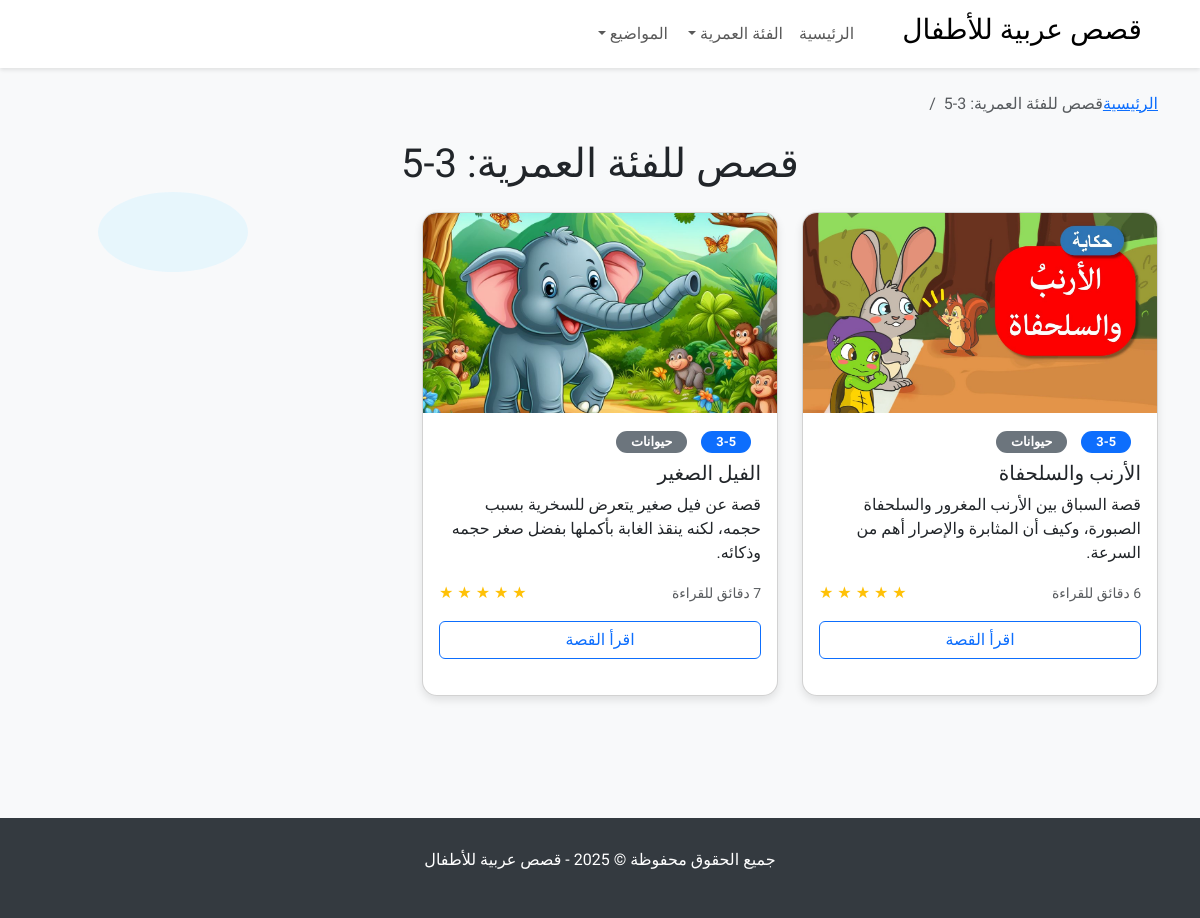
The page /age-group/3-5/ on the database its author committed.
### stories/models.py (models this page shows, shortened)
class Story(models.Model):
    title = models.CharField(max_length=100)
    content = models.TextField()
    summary = models.TextField()
    image_url = models.CharField(max_length=255)
    age_group = models.CharField(max_length=10)
    reading_time = models.IntegerField()
    theme = models.CharField(max_length=50)
    is_featured = models.BooleanField(default=False)
    rating = models.IntegerField()
    created_at = models.DateTimeField(auto_now_add=True)
    class Meta:
        ordering = ['-created_at']

### stories/views.py (the view)
# urls.py: path('age-group/<str:age_group>/', views.stories_by_age_group, name='stories_by_age_group'),
def stories_by_age_group(request, age_group):
    stories = Story.objects.filter(age_group=age_group)
    return render(request, 'stories/filtered_stories.html', {
        'stories': stories,
        'filter_type': 'age_group',
        'filter_value': age_group
    })

### stories/templates/stories/filtered_stories.html (shortened to what this page needs)
{% extends 'stories/base.html' %}
{% block content %}
<div class="position-relative">
    <div class="cloud cloud-left">
        <svg width="150" height="80" viewBox="0 0 150 80" fill="none" xmlns="http://www.w3.org/2000/svg">
            <path d="M75 80C116.421 80 150 62.0914 150 40C150 17.9086 116.421 0 75 0C33.5786 0 0 17.9086 0 40C0 62.0914 33.5786 80 75 80Z" fill="#E1F5FE"/>
        </svg>
    </div>
    <div class="cloud cloud-right">
    </div>
    <div class="mb-5">
        <nav aria-label="breadcrumb" class="mb-4">
            <ol class="breadcrumb">
                <li class="breadcrumb-item"><a href="{% url 'stories:home' %}">الرئيسية</a></li>
                <li class="breadcrumb-item active" aria-current="page">
                    {% if filter_type == 'age_group' %}
                        قصص للفئة العمرية: {{ filter_value }}
                    {% else %}
                        قصص بموضوع: {{ filter_value }}
                    {% endif %}
                </li>
            </ol>
        </nav>
        <h1 class="text-center mb-4">
            {% if filter_type == 'age_group' %}
                قصص للفئة العمرية: {{ filter_value }}
            {% else %}
                قصص بموضوع: {{ filter_value }}
            {% endif %}
        </h1>
        <div class="row">
            {% for story in stories %}
                <div class="col-md-6 col-lg-4">
                    <div class="card story-card h-100">
                        <img src="{{ story.image_url }}" class="card-img-top story-img" alt="{{ story.title }}">
                        <div class="card-body">
                            <span class="badge bg-primary age-badge">{{ story.age_group }}</span>
                            <span class="badge bg-secondary age-badge">{{ story.theme }}</span>
                            <h5 class="card-title mt-2">{{ story.title }}</h5>
                            <p class="card-text">{{ story.summary|truncatechars:100 }}</p>
                            <div class="d-flex justify-content-between align-items-center">
                                <small class="text-muted">{{ story.reading_time }} دقائق للقراءة</small>
                                <div>
                                    {% for i in "12345" %}
                                        {% if forloop.counter <= story.rating %}
                                            <span class="text-warning">★</span>
                                        {% else %}
                                            <span class="text-muted">★</span>
                                        {% endif %}
                                    {% endfor %}
                                </div>
                            </div>
                            <a href="{% url 'stories:story_detail' story.id %}" class="btn btn-outline-primary w-100 mt-3">اقرأ القصة</a>
                        </div>
                    </div>
                </div>
            {% empty %}
                <div class="col-12 text-center">
                    <div class="alert alert-info">
                        لا توجد قصص متاحة حالياً
                    </div>
                </div>
            {% endfor %}
        </div>
    </div>
</div>
{% endblock %}

### stories/templates/stories/base.html (style rules this page uses)
body { font-family: 'Tajawal', sans-serif; background-color: #f8f9fa; }
.story-card { border-radius: 15px; overflow: hidden; transition: transform 0.3s; margin-bottom: 20px; box-shadow: 0 4px 8px rgba(0,0,0,0.1); }
.story-img { height: 200px; object-fit: cover; }
.age-badge { border-radius: 20px; padding: 5px 15px; font-size: 0.8rem; margin-right: 10px; }
.cloud { position: absolute; z-index: -1; opacity: 0.7; }
.cloud-left { left: 5%; top: 100px; }
.cloud-right { right: 5%; top: 150px; }

### rows shown on the page
Story: image_url (picture), age_group "3-5", theme "حيوانات", title "الأرنب والسلحفاة", summary "قصة السباق بين الأرنب المغرور والسلحفاة الصبورة، وكيف أن المثابرة والإصرار أهم من السرعة.", rating 5 (drawn)
Story: image_url (picture), age_group "3-5", theme "حيوانات", title "الفيل الصغير", summary "قصة عن فيل صغير يتعرض للسخرية بسبب حجمه، لكنه ينقذ الغابة بأكملها بفضل صغر حجمه وذكائه.", reading_time "7", rating 5 (drawn)

### other values the page prints
{{ filter_value }} "3-5"
